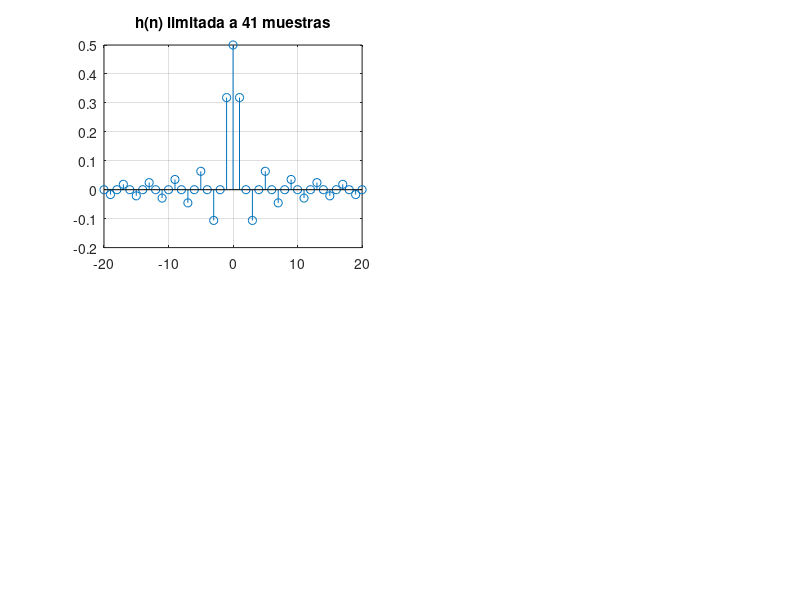

This figure's MATLAB source: (Note: this script raises an error after producing the figure.)

n = -20 : 20; n(21) = 0.001;
h = sin((pi/2)*n) ./ (pi*n);
subplot (2,2,1); stem(n, h); grid; title('h(n) limitada a 41 muestras');
y = -20 : 20; n(21) = 0.001; hy = sin((pi/2)*y) ./ (pi*y);
w = 0 : (pi/1000) : pi; H1 = dtft(hy, y, w);
z = -80 : 80; n(81) = 0.001; hz = sin((pi/2)*z) ./ (pi*n);
H2 = dtft(hz, z, w);
subplot(2,2,2);plot(w/pi, abs(H1), 'r', w/pi, abs(H2), 'b');
title('Mag [ H(w) ] rojo : 41 m azul : 161 m');
xlabel('w/pi [rad/m]'); grid;